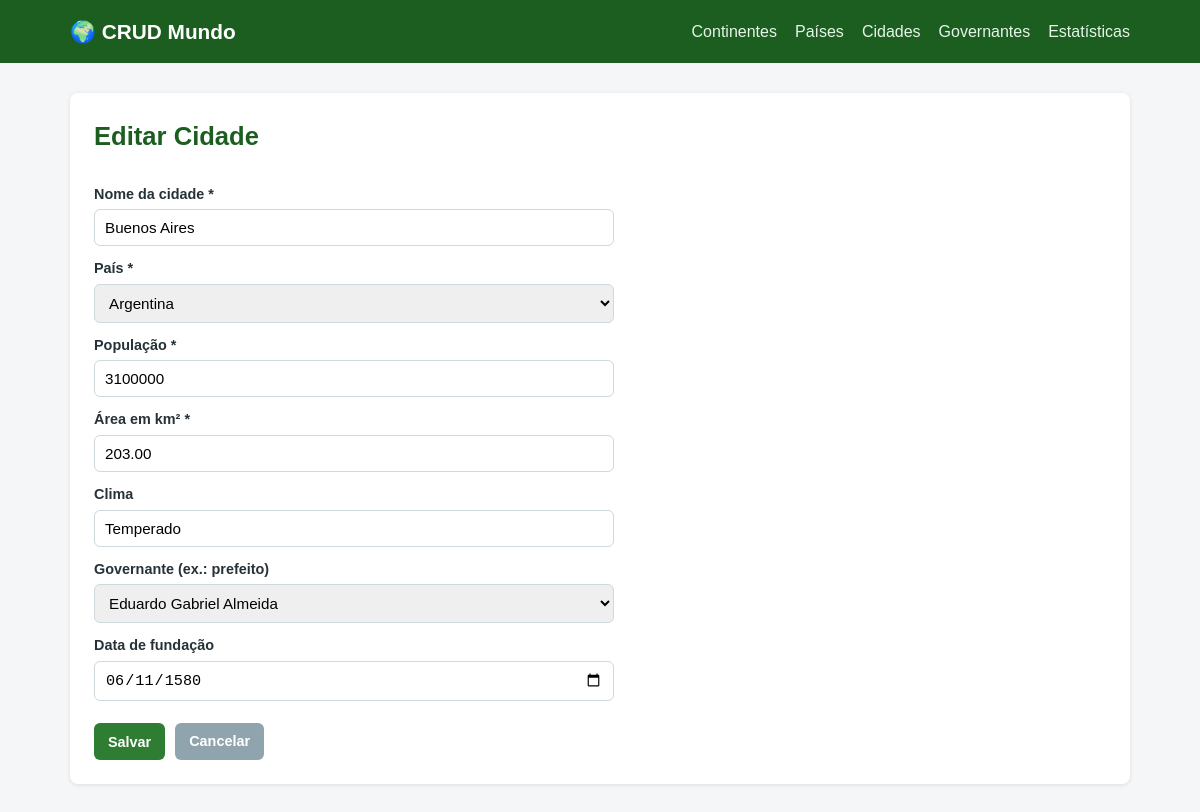
Page /cidades_form.php?id=2 on the committed database.
### tables this page shows
create table cidades (
    id int auto_increment primary key,
    nome varchar(100) not null,
    pais_id int not null,
    populacao bigint not null default 0,
    area decimal(15,2) not null default 0,
    clima varchar(100),
    governante_id int null,
    data_fundacao date,
    constraint fk_cidade_pais foreign key (pais_id) references paises(id) on delete restrict,
    constraint fk_cidade_governante foreign key (governante_id) references governantes(id) on delete set null
);

create table paises (
    id int auto_increment primary key,
    nome varchar(100) not null,
    continente_id int not null,
    populacao bigint not null default 0,
    area decimal(15,2) not null default 0,
    idioma varchar(100),
    governante_id int null,
    clima varchar(100),
    regime_politico varchar(100),
    moeda varchar(50),
    constraint fk_pais_continente foreign key (continente_id) references continentes(id) on delete restrict,
    constraint fk_pais_governante foreign key (governante_id) references governantes(id) on delete set null
);

create table governantes (
    id  int auto_increment primary key,
    nome varchar(100) not null,
    partido_politico varchar(100),
    data_nascimento date,
    idade int,
    data_inicio_mandato date,
    data_fim_mandato date null
);

### cidades_form.php (the view, shortened to what this page needs)
<?php
require_once "config/conexao.php";
$modo_edicao = false;
$cidade = [
    "id" => "", "nome" => "", "pais_id" => "", "populacao" => "", "area" => "",
    "clima" => "", "governante_id" => "", "data_fundacao" => ""
];
if (isset($_GET["id"])) {
    $id = intval($_GET["id"]);
    $resultado = mysqli_query($conexao, "SELECT * FROM cidades WHERE id = $id");
    $encontrado = mysqli_fetch_assoc($resultado);
    if ($encontrado) {
        $cidade = $encontrado;
        $modo_edicao = true;
    }
}
$paises = mysqli_query($conexao, "SELECT id, nome FROM paises ORDER BY nome");
$governantes = mysqli_query($conexao, "SELECT id, nome FROM governantes ORDER BY nome");
$titulo_pagina = $modo_edicao ? "Editar Cidade" : "Nova Cidade";
require_once "includes/cabecalho.php";
?>
<div class="container">
    <h1><?php echo $titulo_pagina; ?></h1>
    <?php if (mysqli_num_rows($paises) === 0): ?>
        <p class="mensagem mensagem-erro">
            Você precisa cadastrar pelo menos um país antes de cadastrar uma cidade.
            <a href="paises_form.php">Cadastrar país</a>
        </p>
    <?php else: ?>
        <form method="POST" class="formulario" onsubmit="return validarFormulario(this);">
            <label for="nome">Nome da cidade *</label>
            <input type="text" id="nome" name="nome" required value="<?php echo htmlspecialchars($cidade["nome"]); ?>">
            <label for="pais_id">País *</label>
            <select id="pais_id" name="pais_id" required>
                <?php while ($p = mysqli_fetch_assoc($paises)): ?>
                    <option value="<?php echo $p["id"]; ?>" <?php echo ($cidade["pais_id"] == $p["id"]) ? "selected" : ""; ?>>
                        <?php echo htmlspecialchars($p["nome"]); ?>
                    </option>
                <?php endwhile; ?>
            </select>
            <label for="populacao">População *</label>
            <input type="number" id="populacao" name="populacao" min="0" required value="<?php echo htmlspecialchars($cidade["populacao"]); ?>">
            <label for="area">Área em km² *</label>
            <input type="number" id="area" name="area" min="0" step="0.01" required value="<?php echo htmlspecialchars($cidade["area"]); ?>">
            <label for="clima">Clima</label>
            <input type="text" id="clima" name="clima" value="<?php echo htmlspecialchars($cidade["clima"]); ?>">
            <label for="governante_id">Governante (ex.: prefeito)</label>
            <select id="governante_id" name="governante_id">
                <?php while ($g = mysqli_fetch_assoc($governantes)): ?>
                    <option value="<?php echo $g["id"]; ?>" <?php echo ($cidade["governante_id"] == $g["id"]) ? "selected" : ""; ?>>
                        <?php echo htmlspecialchars($g["nome"]); ?>
                    </option>
                <?php endwhile; ?>
            </select>
            <label for="data_fundacao">Data de fundação</label>
            <input type="date" id="data_fundacao" name="data_fundacao" value="<?php echo htmlspecialchars($cidade["data_fundacao"] ?? ""); ?>">
            <div class="acoes-formulario">
                <button type="submit" class="botao botao-criar">Salvar</button>
                <a href="cidades_listar.php" class="botao botao-cancelar">Cancelar</a>
            </div>
        </form>
    <?php endif; ?>
</div>
<?php require_once "includes/rodape.php"; ?>

### css/estilo.css (style rules this page uses)
* { margin: 0; padding: 0; box-sizing: border-box; }
body { font-family: Arial, Helvetica, sans-serif; background-color: #f4f6f8; color: #263238; line-height: 1.5; }
a { text-decoration: none; color: inherit; }
.container { background-color: #ffffff; border-radius: 8px; padding: 24px; box-shadow: 0 1px 4px rgba(0, 0, 0, 0.1); }
h1 { font-size: 1.6rem; margin-bottom: 16px; color: #1b5e20; }
.botao { display: inline-block; padding: 8px 14px; border-radius: 6px; font-size: 0.9rem; font-weight: 600; border: none; cursor: pointer; }
.botao-criar { background-color: #2e7d32; color: #fff; }
.botao-cancelar { background-color: #90a4ae; color: #fff; }
.formulario { display: flex; flex-direction: column; max-width: 520px; }
.formulario label { margin-top: 12px; margin-bottom: 4px; font-weight: 600; font-size: 0.9rem; }
.formulario input, .formulario select { padding: 9px 10px; border: 1px solid #cfd8dc; border-radius: 6px; font-size: 0.95rem; }
.acoes-formulario { margin-top: 22px; display: flex; gap: 10px; }

### rows in the picture
cidades: nome "Buenos Aires", pais_id "Argentina", populacao "3100000", area "203.00", clima "Temperado", governante_id "Eduardo Gabriel Almeida", data_fundacao "06/11/1580"

### other values in the picture
$titulo_pagina "Editar Cidade"
